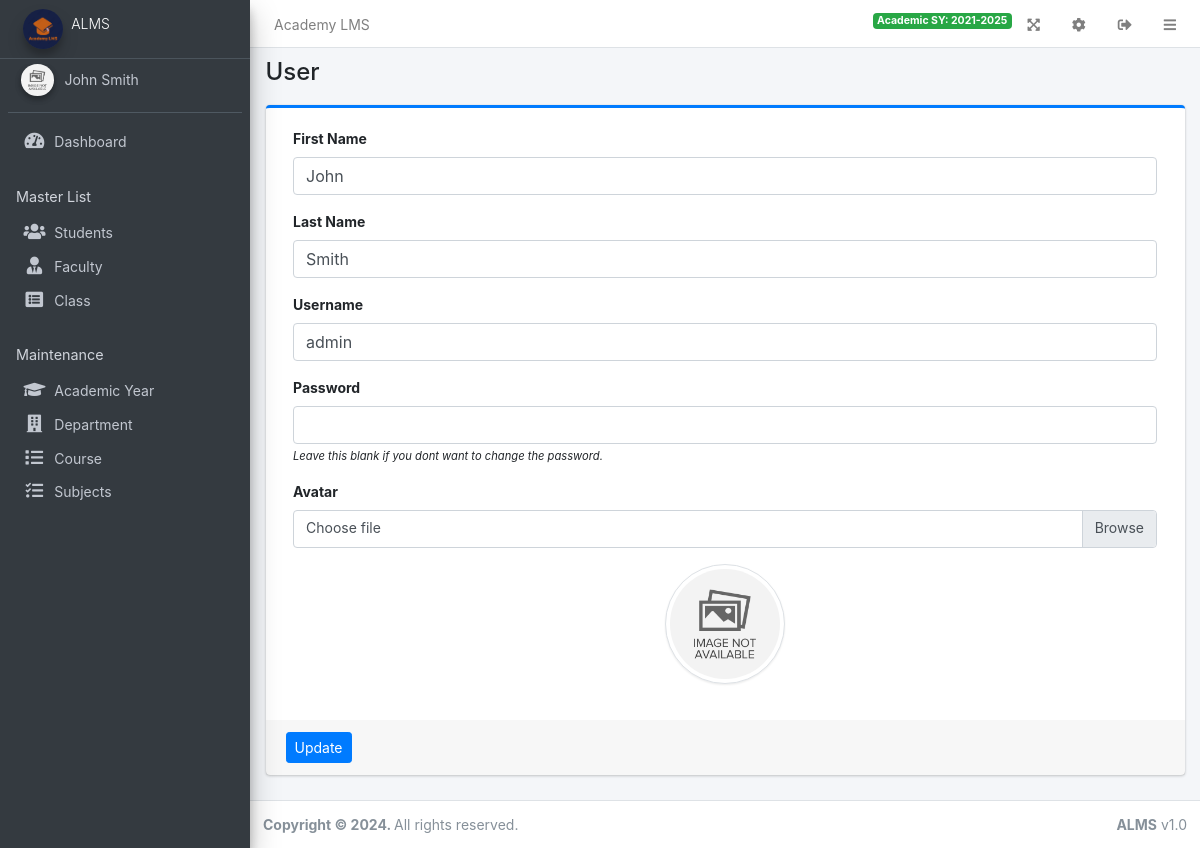
The app's page /admin/?page=user (signed in) with its own data.
### tables this page shows
CREATE TABLE `users` (
  `id` int(11) NOT NULL,
  `firstname` varchar(250) NOT NULL,
  `lastname` varchar(250) NOT NULL,
  `username` text NOT NULL,
  `password` text NOT NULL,
  `avatar` text DEFAULT NULL,
  `last_login` datetime DEFAULT current_timestamp(),
  `date_added` timestamp NOT NULL DEFAULT current_timestamp(),
  `date_updated` timestamp NULL DEFAULT current_timestamp() ON UPDATE current_timestamp()
);

### classes/DBConnection.php (called while the page is built, shortened)
<?php
class DBConnection{
    private $database = DB_NAME;
    public $conn;
    public function __construct(){
        if (!isset($this->conn)) {
            $this->conn = new PDO("mysql:host=127.0.0.1:3306;dbname=".$this->database."", 'root', '');
            $this->conn->setAttribute(PDO::ATTR_ERRMODE, PDO::ERRMODE_EXCEPTION);
        }
    }
}
?>

### classes/SystemSettings.php (called while the page is built, shortened)
<?php
class SystemSettings extends DBConnection
{
	function userdata($field = '')
	{
		if (!empty($field)) {
			if (isset($_SESSION['userdata'][$field]))
				return $_SESSION['userdata'][$field];
			else
				return null;
		} else {
			return false;
		}
	}
}

### config.php (called while the page is built, shortened)
<?php
require_once('classes/DBConnection.php');
require_once('classes/SystemSettings.php');
function validate_image($file){
	if(!empty($file)){
		if(is_file(base_app.$file)){
			return base_url.$file;
		}else{
			return base_url.'dist/img/no-image-available.png';
		}
	}else{
		return base_url.'dist/img/no-image-available.png';
	}
}
?>

### admin/user/index.php (the view, shortened to what this page needs)
<?php
require_once '../config.php';
class UserPage
{
	private $conn;
	private $settings;
	function __construct()
	{
		$this->conn = (new DBConnection())->conn;
		$this->settings = new SystemSettings();
	}
	function getUser()
	{
		$user_id = $this->settings->userdata('id');
		$stmt = $this->conn->prepare("SELECT * FROM users WHERE id = :user_id");
		$stmt->execute(array(':user_id' => $user_id));
		$user = $stmt->fetch(PDO::FETCH_ASSOC);
		$meta = array();
		if ($user) {
			foreach ($user as $k => $v) {
				$meta[$k] = $v;
			}
		}
		return $meta;
	}
}
$u = new UserPage();
$meta = $u->getUser();
?>
<div class="card card-outline card-primary">
	<div class="card-body">
		<div class="container-fluid">
			<form action="" id="manage-user">
				<div class="form-group">
					<label for="name">First Name</label>
					<input type="text" name="firstname" id="firstname" class="form-control" value="<?php echo isset($meta['firstname']) ? $meta['firstname'] : '' ?>" required>
				</div>
				<div class="form-group">
					<label for="name">Last Name</label>
					<input type="text" name="lastname" id="lastname" class="form-control" value="<?php echo isset($meta['lastname']) ? $meta['lastname'] : '' ?>" required>
				</div>
				<div class="form-group">
					<label for="username">Username</label>
					<input type="text" name="username" id="username" class="form-control" value="<?php echo isset($meta['username']) ? $meta['username'] : '' ?>" required autocomplete="off">
				</div>
				<div class="form-group">
					<label for="password">Password</label>
					<input type="password" name="password" id="password" class="form-control" value="" autocomplete="off">
					<small><i>Leave this blank if you dont want to change the password.</i></small>
				</div>
				<div class="form-group">
					<label for="" class="control-label">Avatar</label>
					<div class="custom-file">
						<label class="custom-file-label" for="customFile">Choose file</label>
					</div>
				</div>
				<div class="form-group d-flex justify-content-center">
					<img src="<?php echo validate_image(isset($meta['avatar']) ? $meta['avatar'] : '') ?>" alt="" id="cimg" class="img-fluid img-thumbnail">
				</div>
			</form>
		</div>
	</div>
	<div class="card-footer">
		<div class="col-md-12">
			<div class="row">
				<button class="btn btn-sm btn-primary" form="manage-user">Update</button>
			</div>
		</div>
	</div>
</div>

### admin/user/index.php (style rules this page uses)
img#cimg { height: 15vh; width: 15vh; object-fit: cover; border-radius: 100% 100%; }

### records on screen
users: firstname "John", lastname "Smith", username "admin"

### other values on screen
$_settings->info('name') "Academy LMS"
$_settings->userdata('academic_sy') "2021-2025"
$_settings->info('short_name') "ALMS"
$_settings->userdata('firstname').' '.$_settings->userdata('lastname') "John Smith"
str_replace("_", " ",$page) "User"
